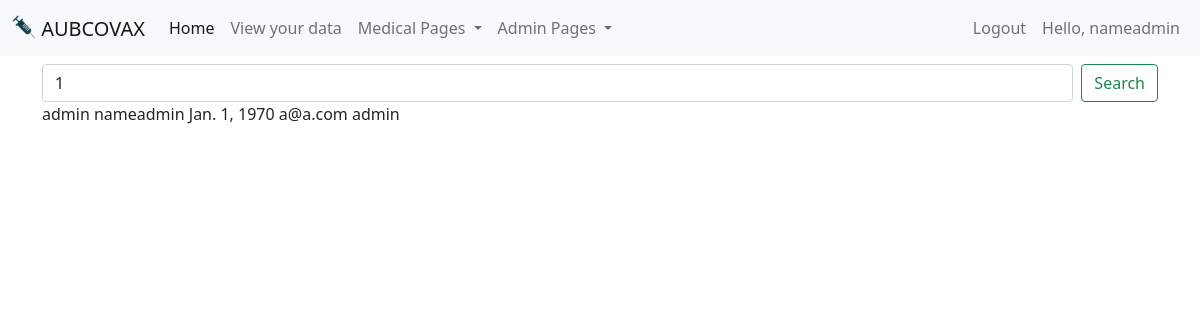
The app's page /medicalSearch/1 (signed in), older data.
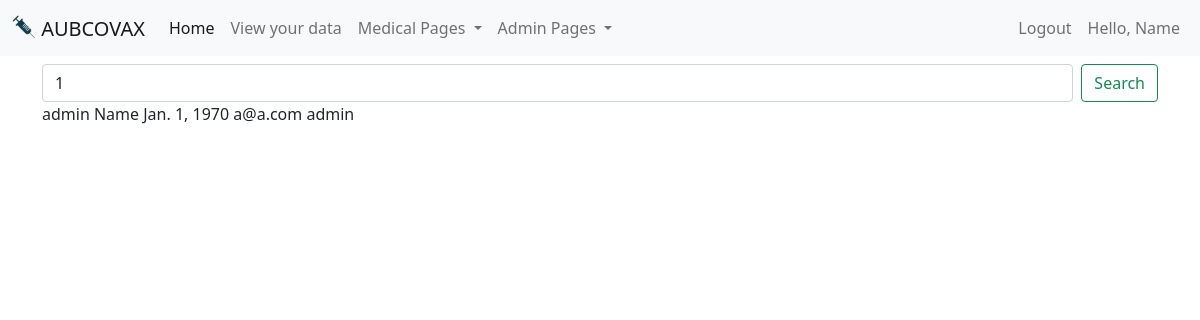
The same page, newer data.
### main/models.py (models this page shows)
class Account(AbstractBaseUser, PermissionsMixin):
    username=models.CharField(max_length=200, unique=True)
    isMedicalStaff = models.BooleanField(default=False)
    isAdmin = models.BooleanField(default=False)
    name = models.CharField(max_length=200)
    email = models.EmailField(unique=False)
    DOB = models.DateField()
    ID_nbr = models.IntegerField(unique=True)
    phone_nbr = models.IntegerField(unique=True)
    address = models.CharField(max_length=200)
    medical_history = models.TextField()
    doseOne = models.BooleanField(default=False)
    doseOneDate = models.DateField(null=True, blank=True)
    doseTwo = models.BooleanField(default=False)
    doseTwoDate = models.DateField(null=True, blank=True)
    nextAppointment = models.DateField(null=True, blank=True)
    is_staff=models.BooleanField(default=False)
    is_active=models.BooleanField(default=True)
    objects = MyUserManager()
    USERNAME_FIELD = 'username'
    REQUIRED_FIELDS = ['name', 'email', 'isMedicalStaff', 'isAdmin', 'DOB', 'ID_nbr', 'phone_nbr', 'address', 'medical_history']
    def __str__(self):
        return self.username

### main/views.py (the view)
# urls.py: path('medicalSearch/<int:phoneNb>', views.medicalSearchNb, name='medicalSearch'),
def medicalSearchNb(request, phoneNb):
    if request.method == 'POST':
        phoneNb=request.POST.get('phoneNb')
        print(phoneNb)
        return redirect(f'/medicalSearch/{phoneNb}', phoneNb=phoneNb)
    patient=Account.objects.filter(phone_nbr=phoneNb)
    try:
        return render(request, 'medicalSearch.html', {'result':True ,'patient': patient[0], 'notFound':False,'nb':phoneNb})
    except:
        return render(request, 'medicalSearch.html', {'result':True, 'notFound':True,'nb':phoneNb})

### main/templates/medicalSearch.html (shortened to what this page needs)
{% extends 'base.html' %}
{% block content %}
{% if user.is_authenticated and user.isMedicalStaff %}
<form method="post" class="d-flex">
<input class="form-control me-2" type="search" placeholder="Enter a phone number" value="{{nb}}" aria-label="Search" name="phoneNb">
<button class="btn btn-outline-success" type="submit">Search</button>
</form>
{% if notFound %}
<p>Sorry, we couldn't find a patient with that name</p>
{% else %}
{% if result %}
{{patient}}
{{patient.name}}
{{patient.DOB}}
{{patient.email}}
{{patient.username}}
{% else %}
search for a patient
{% endif %}
{% endif %}
{% else %}
You need to be a Medical Staff to access this page
{% endif %}
{% endblock %}

### main/templates/base.html (shortened to what this page needs)
<!doctype html>
<html lang="en">
  <head>
    <link href="https://cdn.jsdelivr.net/npm/bootstrap@5.0.2/dist/css/bootstrap.min.css" rel="stylesheet">
    {% load static %}
  </head>
  <body>
    <nav class="navbar navbar-expand-md navbar-light bg-light mb-2">
      <div class="container-fluid">
        <a class="navbar-brand mb-0 h1" href="/">
          <img src="{% static '/vaccine.png' %}" alt="" width="24px" height="24px" class="d-inline-block align-text-top">
          AUBCOVAX
        </a>
        <div class="collapse navbar-collapse" id="navbarSupportedContent">
          <ul class="navbar-nav me-auto mb-2 mb-lg-0">
            <li class="nav-item">
              <a class="nav-link active" href="/">Home</a>
            </li>
            <li class="nav-item">
              <a class="nav-link" href="/patientInfo">View your data</a>
            </li>
            <li class="nav-item dropdown">
              <a class="nav-link dropdown-toggle" href="#" id="navbarDropdown" role="button" data-bs-toggle="dropdown" aria-expanded="false">
                Medical Pages
              </a>
            </li>
            <li class="nav-item dropdown">
              <a class="nav-link dropdown-toggle" href="#" id="navbarDropdown" role="button" data-bs-toggle="dropdown" aria-expanded="false">
                Admin Pages
              </a>
            </li>
          </ul>
          <ul class="navbar-nav ml-auto">
            {% if user.is_authenticated %}
            <li class="nav-item">
              <a class="nav-link" href="/logout">Logout</a>
            </li>
            <li class="nav-item">
              <a class="nav-link" href="/patientInfo">Hello, {{user.name}}</a>
            </li>
            {% endif %}
        </div>
      </div>
    </nav>
    <div class="container-sm mb-4">
      {% block content %}
      {% endblock %}
    </div>
  </body>
</html>

Row changes from the older to the newer data that the page shows:
changed Account "admin": name "nameadmin" → "Name"
